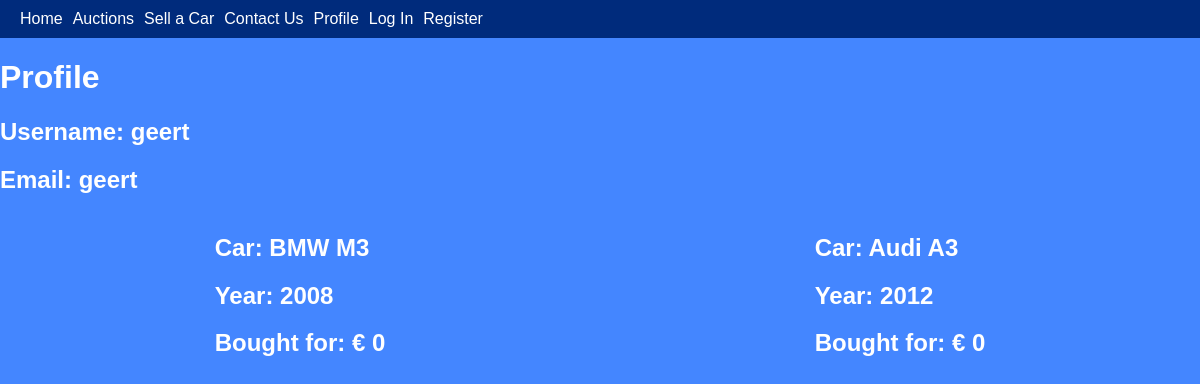
Before: /profile/ (signed in) with the older database file.
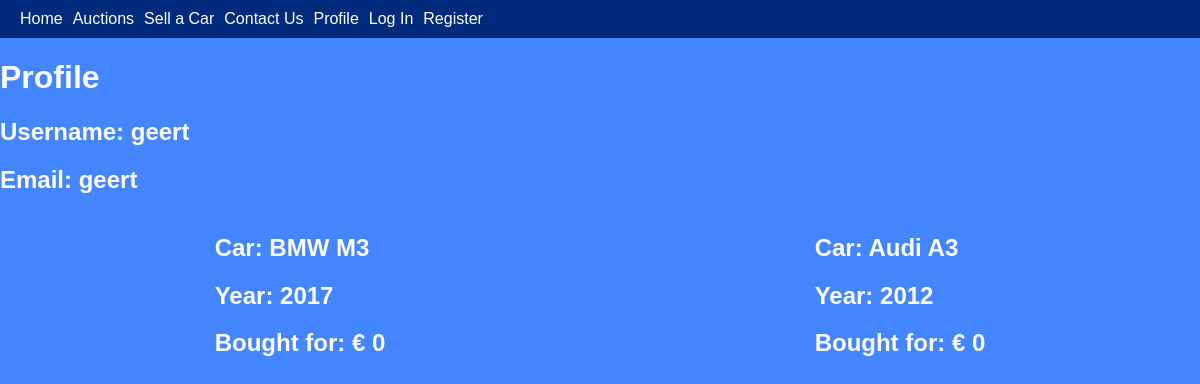
After: the same page with the newer database file.
### flask-project/models/user.py (models this page shows)
class User(db.Model):
    __tablename__ = "user"
    id = db.Column(db.Integer, primary_key=True)
    username = db.Column(db.String(80), unique=True, nullable=False)
    email = db.Column(db.String(120), unique=True, nullable=False)
    password = db.Column(db.String(120), unique=False, nullable=False)

### flask-project/models/car.py (models this page shows)
class Car(db.Model):
    __tablename__ = "car"
    id = db.Column(db.Integer, primary_key=True)
    brand = db.Column(db.String(80), unique=False, nullable=False)
    model = db.Column(db.String(120), unique=False, nullable=False)
    year = db.Column(db.Integer, unique=False, nullable=False)
    condition = db.Column(db.String(120), unique=False, nullable=False)
    mileage = db.Column(db.Integer, unique=False, nullable=False)
    owner_id = db.Column(db.Integer, db.ForeignKey('user.id'), nullable=False)

### flask-project/routes/profile/profile.py (the view)
@profile.route("/")
@login_required
def get():
    user = User.query.filter_by(id=session["user_id"]).first()
    cars = Car.query.filter_by(owner_id=user.id).all()
    for car in cars:
        auction = Auction.query.filter_by(car_id=car.id).filter_by(status="closed").first()
        print(auction)
        if auction:
            car.price = auction.price
        else:
            car.price = 0
    return render_template("profile.html", user=user, cars=cars)

### flask-project/routes/auth/auth.py (called while the page is built)
def login_required(f):
    @wraps(f)
    def decorated_function(*args, **kwargs):
        if session.get("user_id") is None:
            return redirect(url_for("login", next=request.url))
        return f(*args, **kwargs)
    return decorated_function

### flask-project/routes/profile/templates/profile.html (shortened to what this page needs)
<!DOCTYPE html>
<html>
<head>
    <link rel="stylesheet" type="text/css" href="/static/profile.css">
</head>
</html>
{% include 'navbar.html' %}
<h1>Profile</h1>
<h2>Username: {{ user.username }}</h2>
<h2>Email: {{ user.email }}</h2>
<div class="content">
    {% for car in cars %}
    <div class="card">
        <h2>Car: {{ car.brand }} {{ car.model }}</h2>
        <h2>Year: {{ car.year }}</h2>
        <h2>Bought for: € {{ car.price }}</h2>
    </div>
    {% endfor %}
</div>
</body>
</html>

### flask-project/templates/navbar.html
<!DOCTYPE html>
<html>
    <head>
        <link rel="stylesheet" type="text/css" href="/static/navbar.css">
    </head>
</html>
<nav>
    <ul>
        <li><a href="/">Home</a></li>
        <li><a href="/auctions">Auctions</a></li>
        <li><a href="/auction/sell">Sell a Car</a></li>
        <li><a href="/contact">Contact Us</a></li>
        <li><a href="/profile">Profile</a></li>
        <li><a href="/login">Log In</a></li>
        <li><a href="/register">Register</a></li>
    </ul>
</nav>

### flask-project/static/profile.css (style rules this page uses)
.card { margin: 0 auto; float: none; margin-bottom: 10px; }
.content { display: flex; flex-direction: row; flex-wrap: wrap; }

### flask-project/static/navbar.css (style rules this page uses)
nav { background-color: rgb(0, 43, 124); color: #fff; display: flex; justify-content: space-between; padding: 10px 20px; }
ul { list-style-type: none; margin: 0; padding: 0; display: flex; }
li { margin-right: 10px; }
a { color: #fff; text-decoration: none; }

Changed rows visible on the page:
changed Car "BMW": year "2008" → "2017"
